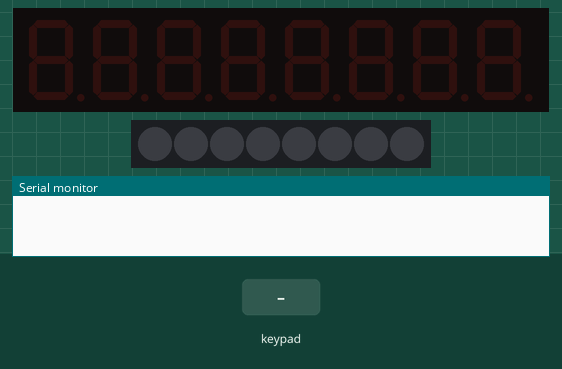
Bench run of a sketch on a simulated Arduino Uno, built with avr-gcc and run on an emulated ATmega328P. Shown: 8-digit seven-segment display, 8 RGB LEDs in strip order, left to right, the last lines printed to the serial monitor. The inputs (shaded band) are chosen by the test bench.

Above: at 1.2 s.
1.3 s: keypad keys 1 2 pressed 0.4 s apart
At 2.9 s:
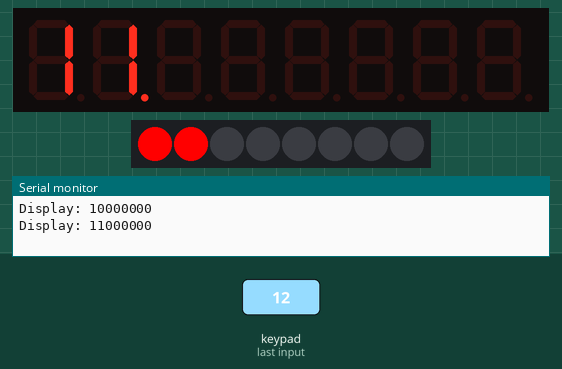
3.8 s: key '1' pressed
At 4.2 s:
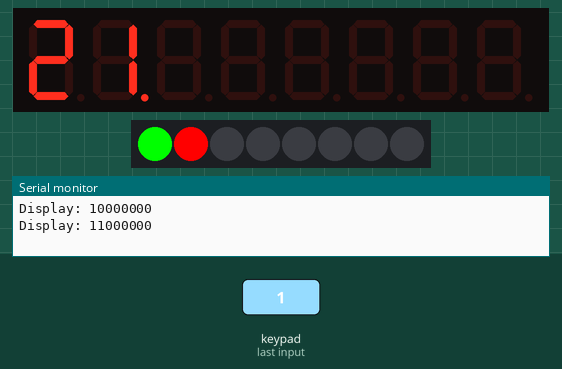
5.8 s: key '2' pressed
At 7.1 s:
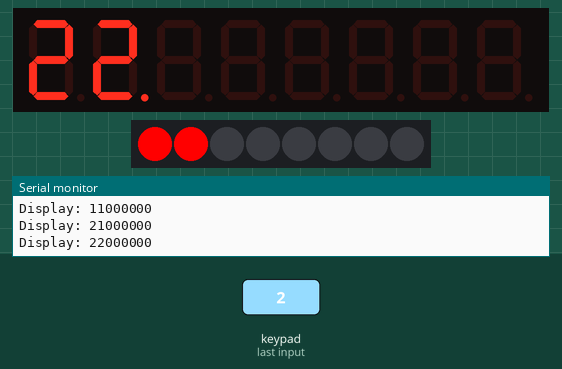
7.8 s: keypad keys 2 5 pressed 0.4 s apart
At 9.1 s:
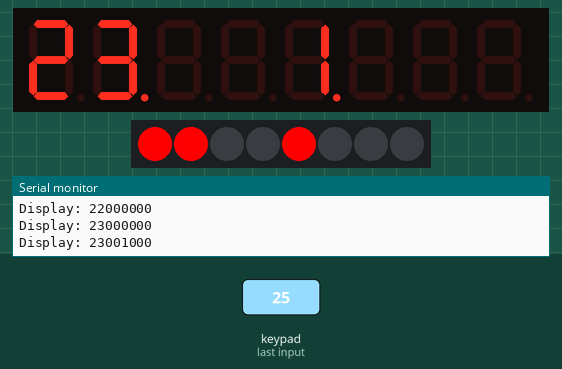
Timing chart, 0 to 10.8 s (numbered marks = the images above; inputs shaded):
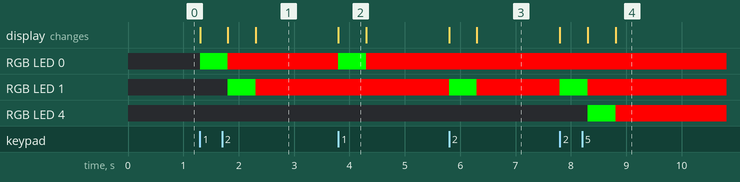

Measured:
- after the input at 1.3 s, RGB LED 0: off → RGB(0, 255, 0) at once, → RGB(255, 0, 0) 0.50 s later; RGB LED 1: off → RGB(0, 255, 0) after 0.50 s, → RGB(255, 0, 0) 0.50 s later; the display: first changes at once (image 1 shows a later state)
- after the input at 3.8 s, RGB LED 0: RGB(255, 0, 0) → RGB(0, 255, 0) at once, → RGB(255, 0, 0) 0.50 s later; the display: changes at once (image 2)
- after the input at 5.8 s, RGB LED 1: RGB(255, 0, 0) → RGB(0, 255, 0) at once, → RGB(255, 0, 0) 0.50 s later; the display: first changes at once (image 3 shows a later state)
- after the input at 7.8 s, RGB LED 1: RGB(255, 0, 0) → RGB(0, 255, 0) at once, → RGB(255, 0, 0) 0.50 s later; RGB LED 4: off → RGB(0, 255, 0) after 0.50 s, → RGB(255, 0, 0) 0.50 s later; the display: first changes at once (image 4 shows a later state)
- what the display in image 2 shows lasts 0.5 s, from 3.8 s to 4.3 s

The sketch:

tm1638_display_button_pressed.ino
```cpp
#include <TM1638.h>

// Define a module on data pin 8, clock pin 9, and strobe pin 7
#define DATA_PIN 8
#define CLOCK_PIN 9
#define STROBE_PIN 7

TM1638 tm1638(DATA_PIN, CLOCK_PIN, STROBE_PIN, true, 1);

const int MAX_PRESSED_TIMES = 9;
const int BUTTON_COUNT = 8;

int pressedTimes[BUTTON_COUNT] = {0};

byte BUTTONS[BUTTON_COUNT] = {0x01, 0x02, 0x04, 0x08, 0x10, 0x20, 0x40, 0x80};
int DISPLAYS[BUTTON_COUNT] = {0, 1, 2, 3, 4, 5, 6, 7};
int LEDS[BUTTON_COUNT] = {0, 1, 2, 3, 4, 5, 6, 7};

int GREEN = TM1638_COLOR_RED;
int RED = TM1638_COLOR_GREEN;

boolean DOT = true;
boolean NODOT = false;

void setup() {
  Serial.begin(9600);
}

void handleButtonPress(int buttonIndex) {
  pressedTimes[buttonIndex]++;
  if (pressedTimes[buttonIndex] > MAX_PRESSED_TIMES) {
    pressedTimes[buttonIndex] = 0;
  }

  if (buttonIndex == 1) {
    tm1638.setDisplayDigit(pressedTimes[buttonIndex], DISPLAYS[buttonIndex], DOT);
  } else if (buttonIndex == 4) {
    tm1638.setDisplayDigit(pressedTimes[buttonIndex], DISPLAYS[buttonIndex], DOT);
  } else {
    tm1638.setDisplayDigit(pressedTimes[buttonIndex], DISPLAYS[buttonIndex], NODOT);
  }

  tm1638.setLED(RED, LEDS[buttonIndex]);
  delay(500);
  tm1638.setLED(GREEN, LEDS[buttonIndex]);

  String output = "Display: ";
  for (int i = 0; i < BUTTON_COUNT; i++) {
    output += String(pressedTimes[i]);
  }

  while (output.length() < 9) {
    output += "0";
  }

  Serial.println(output);
}

void loop() {
  byte buttons = tm1638.getButtons();

  for (int i = 0; i < BUTTON_COUNT; i++) {
    if (buttons & BUTTONS[i]) {
      handleButtonPress(i);
    }
  }
}
```
